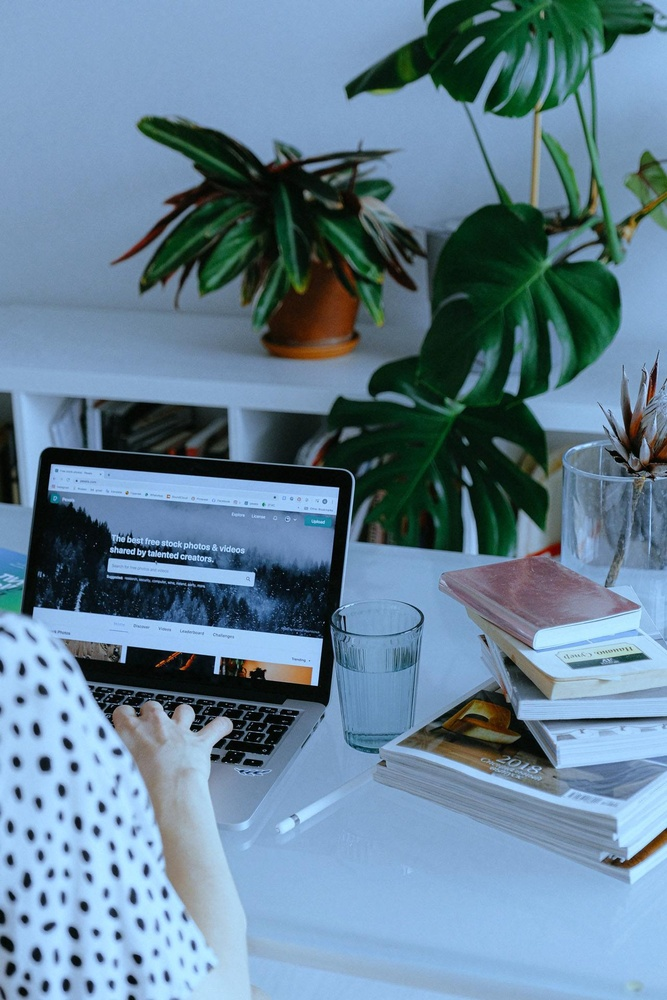
%> input picture DIP_ASSIGNMENT_1/white_balance_input.jpg, 667 x 1000 px, shrunk from 1280 x 1920 before the run
$ octave color_correction_grey_world.m   (GNU Octave 9; MATLAB toolbox functions it lacks are replaced by stand-ins)
%> lines starting %> are read from the running program, lines starting %| are printed output that depends on the picture
% get the average RGB value, make it grey
wb_img_original = imread("white_balance_input.jpg");
%> wb_img_original is the input picture: size 1000x667x3 uint8; mean R, G, B 99.8, 129.4, 149.9
wb_img = im2double(wb_img_original);
wb_img = wb_img.^2.2;
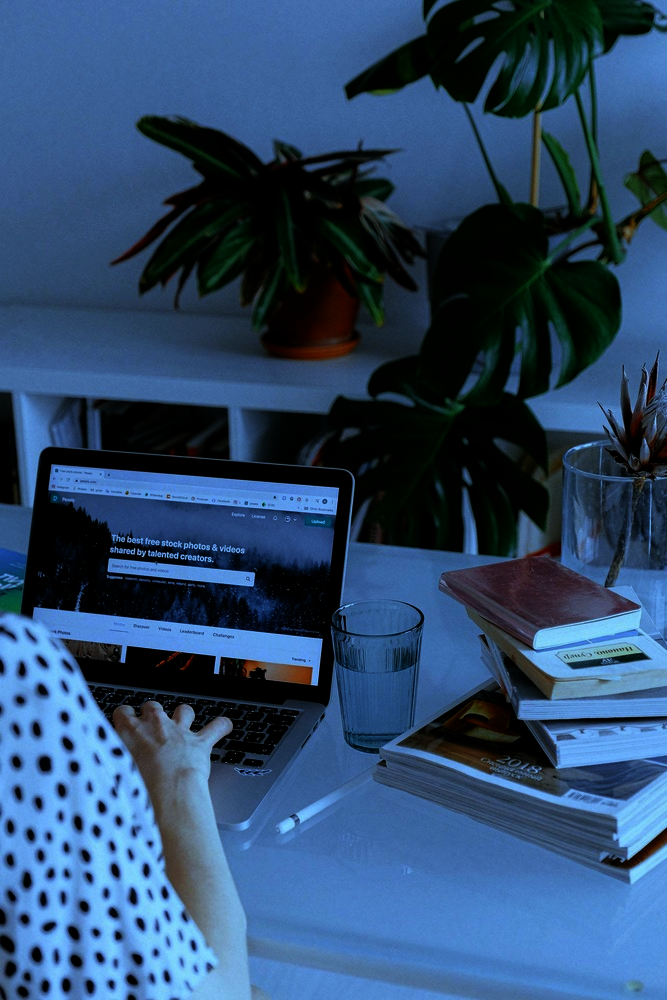
%> wb_img: size 1000x667x3 double; mean R, G, B 0.175, 0.29, 0.429

% get individual channels
red_channel = wb_img(:,:,1);
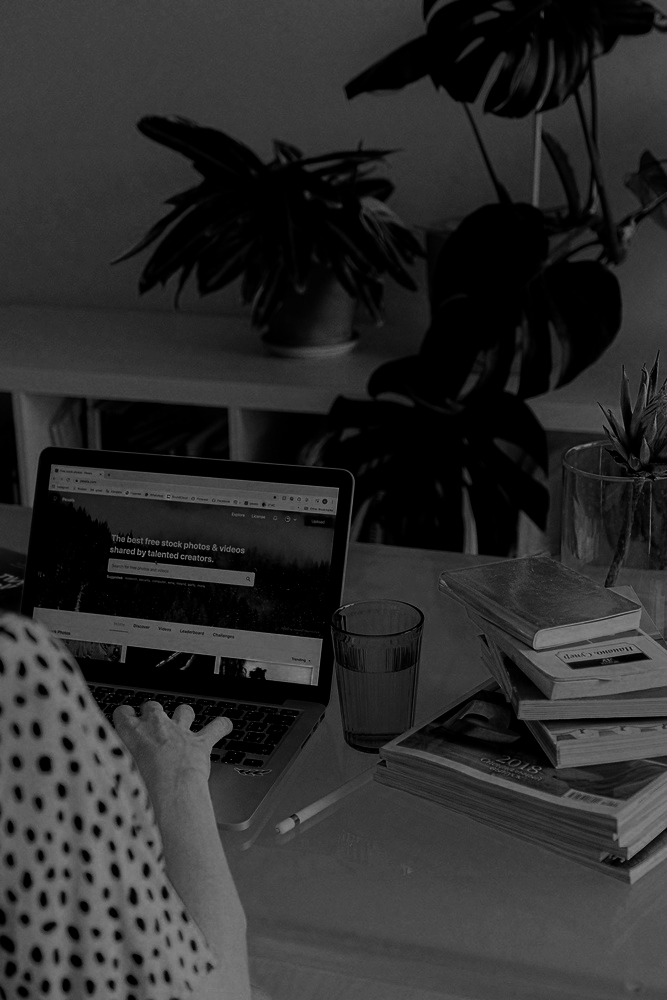
%> red_channel: size 1000x667 double; min 0, max 0.599, mean 0.175
green_channel = wb_img(:,:,2);
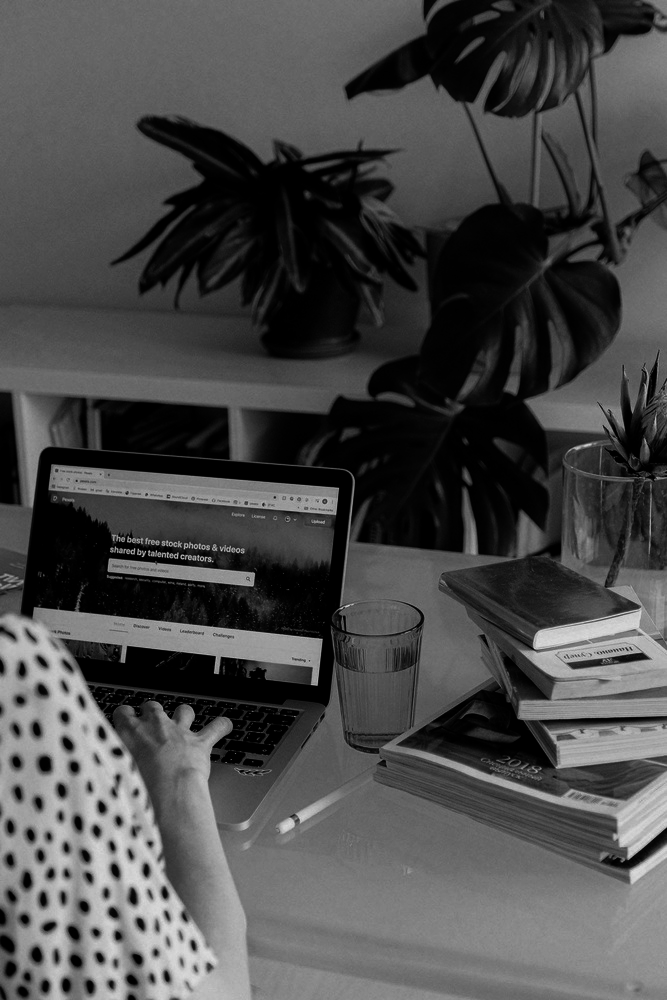
%> green_channel: size 1000x667 double; min 0, max 0.867, mean 0.29
blue_channel = wb_img(:,:,3);
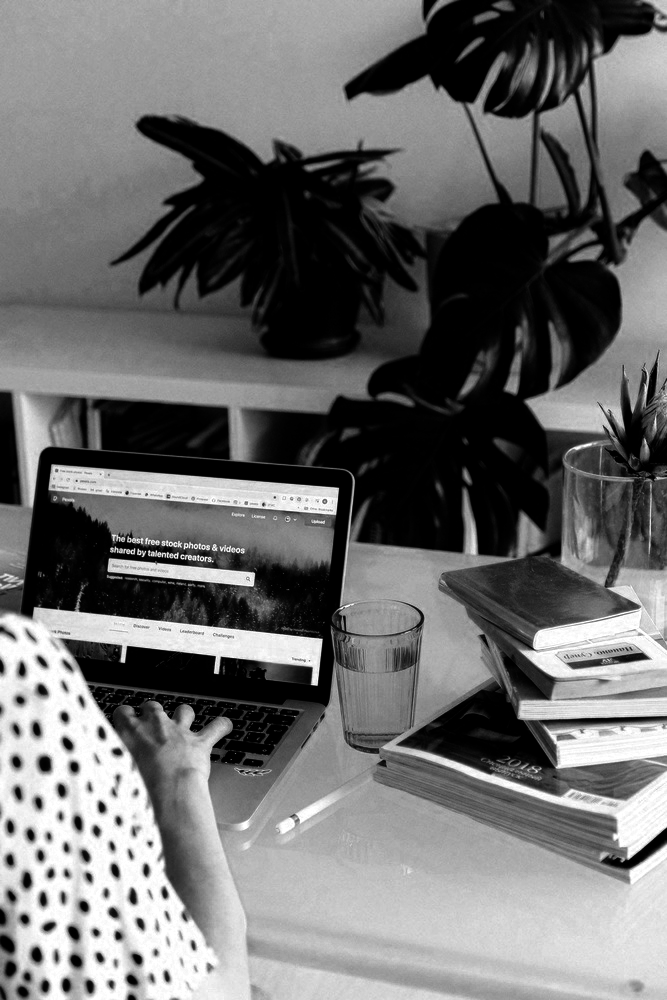
%> blue_channel: size 1000x667 double; min 0, max 1, mean 0.429

% get averages of respective channel
avg_red = mean(red_channel, "all");
%> avg_red = 0.175
avg_green = mean(green_channel, "all");
%> avg_green = 0.29
avg_blue = mean(blue_channel, "all");
%> avg_blue = 0.429

% get the average across channels
rgb_new = (avg_red + avg_blue + avg_green) / 3;
%> rgb_new = 0.298

% calculate respective multipliers
alpha_red = rgb_new / avg_red;
%> alpha_red = 1.7
alpha_green = rgb_new / avg_green;
%> alpha_green = 1.03
alpha_blue = rgb_new / avg_blue;
%> alpha_blue = 0.696

% modify the channels
wb_img(:,:,1) = wb_img(:,:,1)*alpha_red;
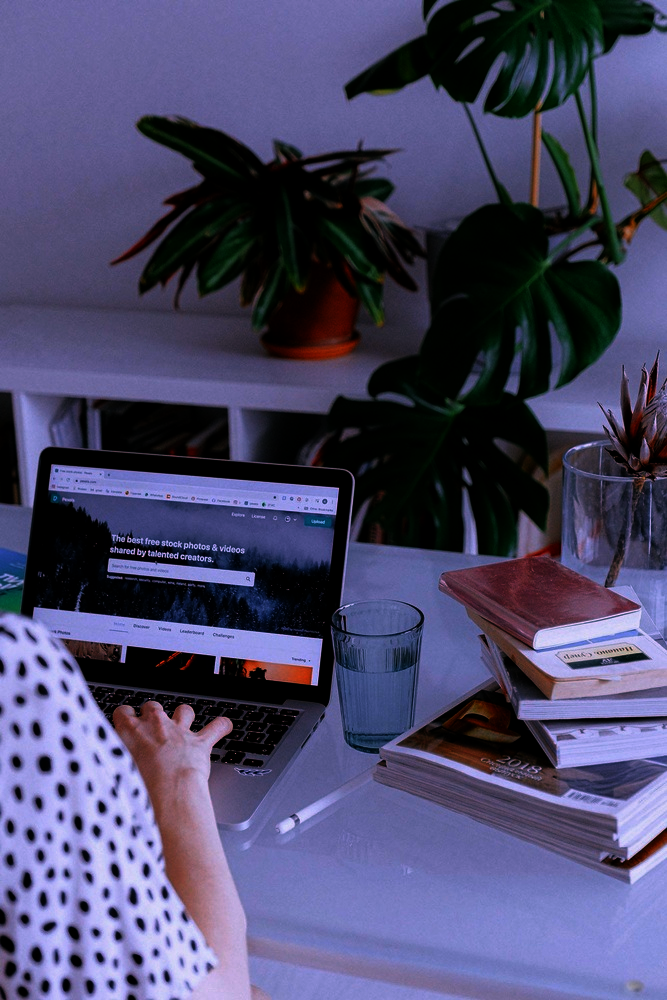
%> wb_img: size 1000x667x3 double; mean R, G, B 0.298, 0.29, 0.429; drawn with min black and max white
wb_img(:,:,2) = wb_img(:,:,2)*alpha_green;
wb_img(:,:,3) = wb_img(:,:,3)*alpha_blue;
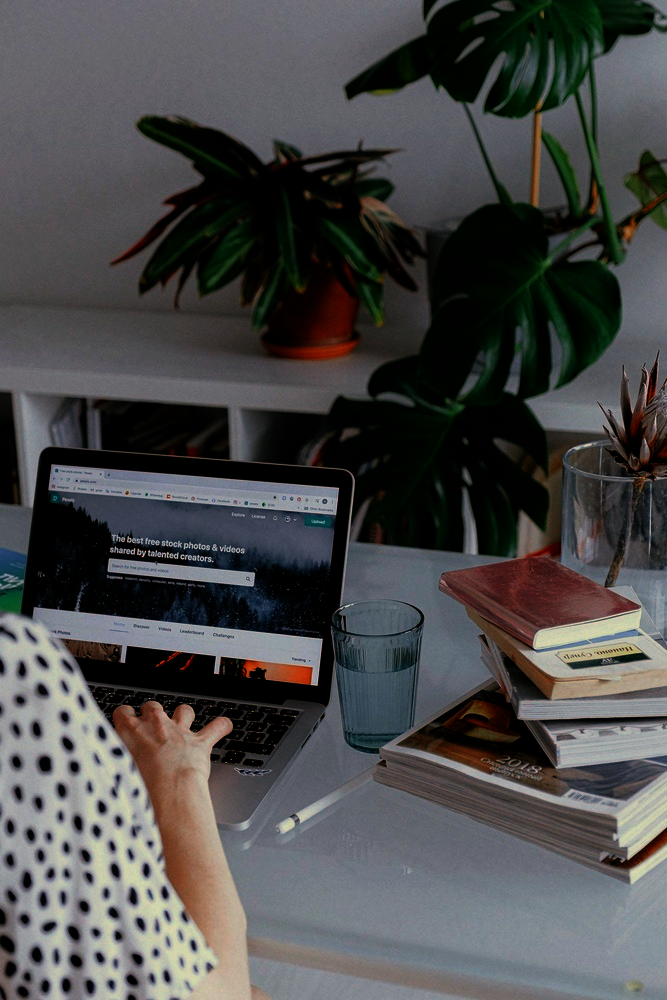
%> wb_img: size 1000x667x3 double; mean R, G, B 0.298, 0.298, 0.298; drawn with min black and max white

% plot
subplot(1,2,1);
imshow(wb_img_original); title("Original");
subplot(1,2,2);
imshow(wb_img); title("Gray world correction");

$ run again, with DIP_ASSIGNMENT_1/back_luhaucy.jpg copied over DIP_ASSIGNMENT_1/white_balance_input.jpg
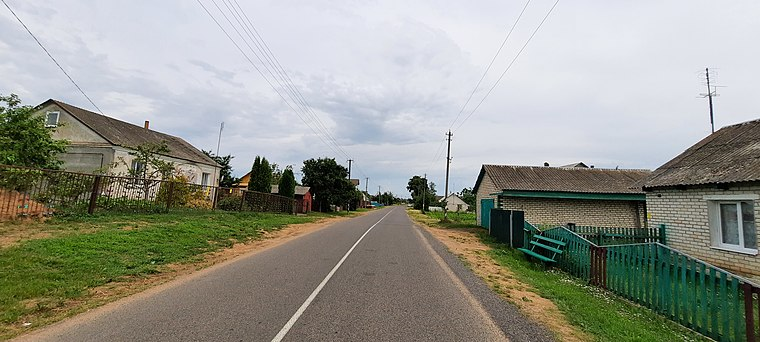
%> input picture DIP_ASSIGNMENT_1/back_luhaucy.jpg, 760 x 342 px
%> wb_img_original is the input picture: size 342x760x3 uint8; mean R, G, B 148.7, 150.3, 140.3
%> `wb_img = wb_img.^2.2;`:
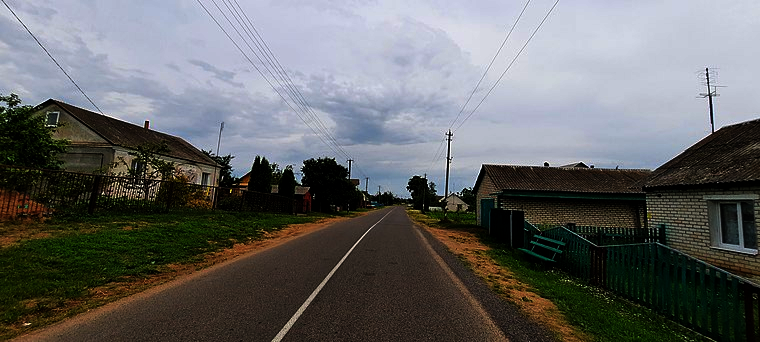
%> wb_img: size 342x760x3 double; mean R, G, B 0.396, 0.4, 0.401
%> `blue_channel = wb_img(:,:,3);`:
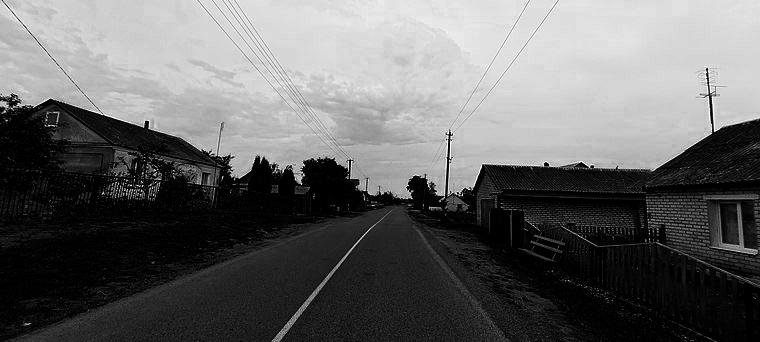
%> blue_channel: size 342x760 double; min 0, max 1, mean 0.401
%> avg_red = 0.396
%> avg_green = 0.4
%> avg_blue = 0.401
%> rgb_new = 0.399
%> alpha_red = 1.01
%> alpha_green = 0.999
%> alpha_blue = 0.994

$ run again, with DIP_ASSIGNMENT_1/dog.jpg copied over DIP_ASSIGNMENT_1/white_balance_input.jpg
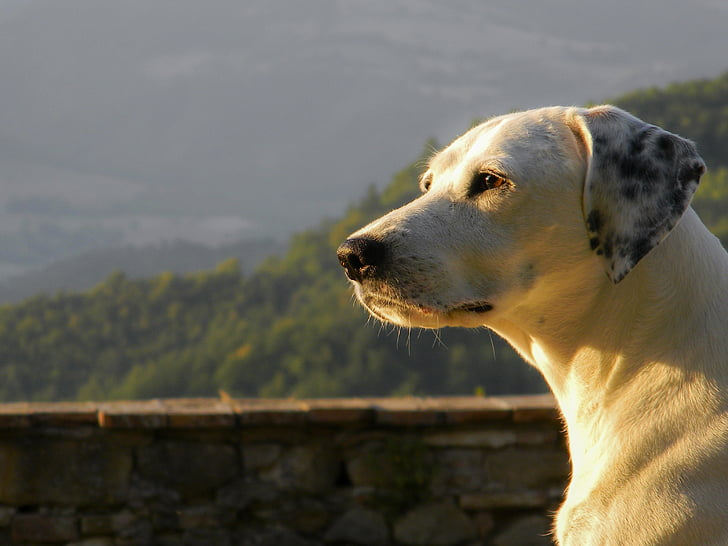
%> input picture DIP_ASSIGNMENT_1/dog.jpg, 728 x 546 px
%> wb_img_original is the input picture: size 546x728x3 uint8; mean R, G, B 104.7, 100, 87.6
%> `blue_channel = wb_img(:,:,3);`:
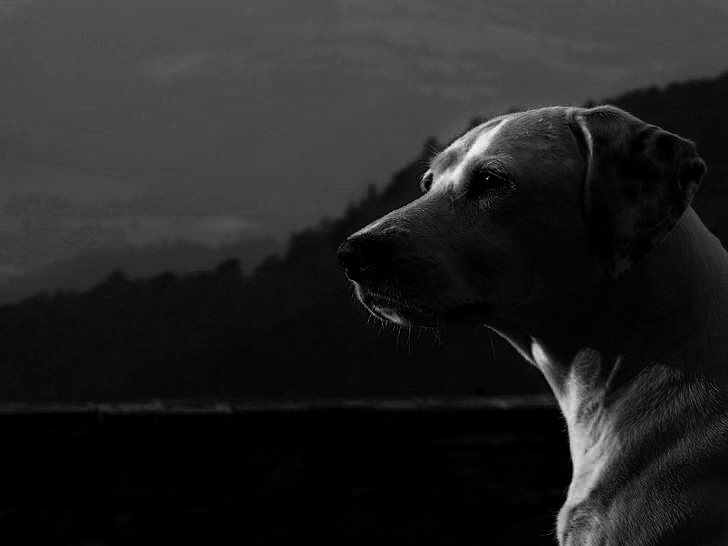
%> blue_channel: size 546x728 double; min 0, max 0.983, mean 0.141
%> avg_red = 0.191
%> avg_green = 0.171
%> avg_blue = 0.141
%> rgb_new = 0.168
%> alpha_red = 0.88
%> alpha_green = 0.98
%> alpha_blue = 1.19
%> `wb_img(:,:,3) = wb_img(:,:,3)*alpha_blue;`:
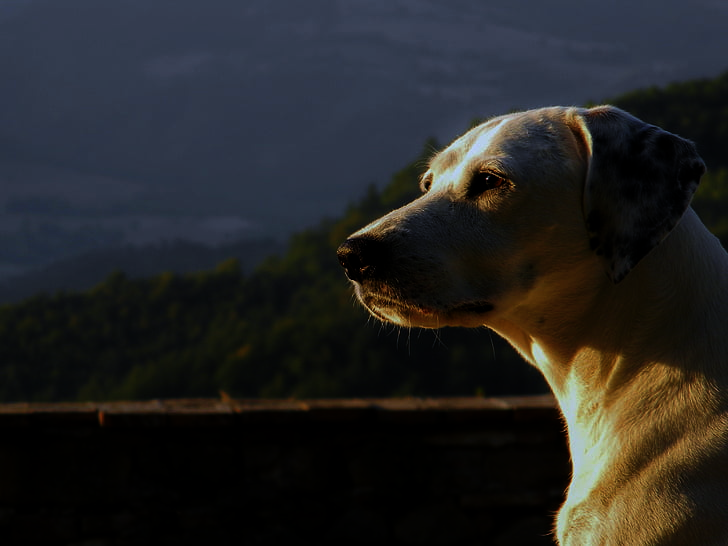
%> wb_img: size 546x728x3 double; mean R, G, B 0.168, 0.168, 0.168; drawn with min black and max white
